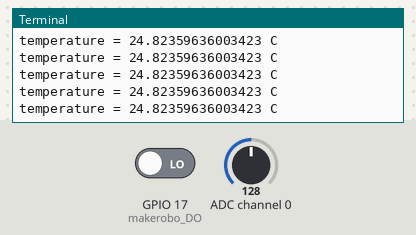
A program run on a simulated Raspberry Pi (BCM pin numbers). On the bench: the last lines printed to the terminal. Inputs (shaded band) come from the test bench; at power-on: GPIO 17 (makerobo_DO) LOW, ADC channel 0 = 128 (analog values on the 0–255 scale). Library files of the repository ran but are not shown: PCF8591.py.

Above: at 1.2 s.
1.3 s: GPIO 17 (makerobo_DO) driven HIGH
At 1.57 s:
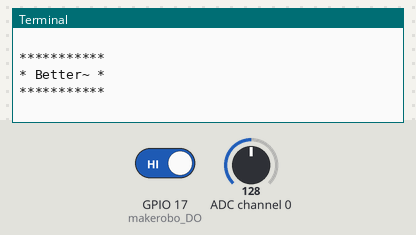
2.9 s: ADC channel 0 set to 178
At 3.17 s:
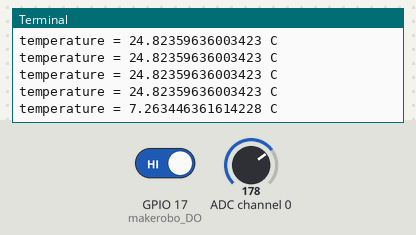
4.4 s: ADC channel 0 set to 224
At 4.58 s:
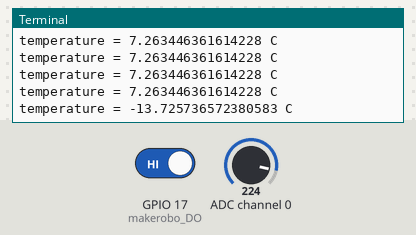
Timing chart, 0 to 7.4 s (numbered marks = the images above; inputs shaded):
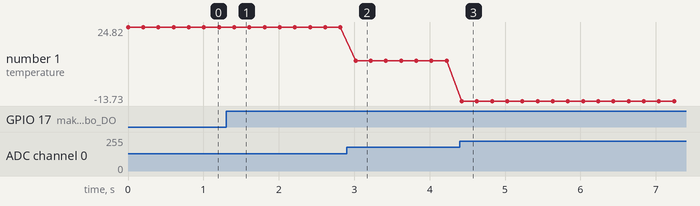

The program:

17wfdu.py
```python
import RPi.GPIO as GPIO
import PCF8591 as ADC
import time
import math

makerobo_DO = 17
GPIO.setmode(GPIO.BCM)


def makerobo_setup():
    ADC.setup(0x48)
    GPIO.setup(makerobo_DO, GPIO.IN)


def makerobo_Print(x):
    if x == 1:
        print('')
        print('***********')
        print('* Better~ *')
        print('***********')
        print('')
    if x == 0:
        print('')
        print('************')
        print('* Too Hot! *')
        print('************')
        print('')


def makerobo_loop():
    makerobo_status = 1
    makerobo_tmp = 1
    while True:
        makerobo_analogVal = ADC.read(0)
        makerobo_Vr = 5 * float(makerobo_analogVal) / 255
        makerobo_Rt = 10000 * makerobo_Vr / (5 - makerobo_Vr)
        makerobo_temp = 1/(((math.log(makerobo_Rt / 10000)) / 3950) + (1 / (273.15 + 25)))
        makerobo_temp = makerobo_temp - 273.15
        print('temperature =', makerobo_temp, 'C')
        makerobo_tmp = GPIO.input(makerobo_DO)
        #print(makerobo_tmp)

        if makerobo_tmp != makerobo_status:
            makerobo_Print(makerobo_tmp)
            makerobo_status = makerobo_tmp
        time.sleep(0.2)


if __name__ == '__main__':
    try:
        makerobo_setup()
        makerobo_loop()
    except KeyboardInterrupt:
        pass


if __name__ == '__main__':
    makerobo_setup()
    makerobo_loop()
```

Measured:
- after the input at 1.3 s, the terminal: prints a new line after 0.11 s (image 1)
- after the input at 2.9 s, the terminal: prints a new line after 0.12 s (image 2)
- after the input at 4.4 s, the terminal: prints a new line at once (image 3)
- plotted number 1: 24.82 → 7.26 after the input at 2.9 s, 7.26 → -13.73 after the input at 4.4 s
